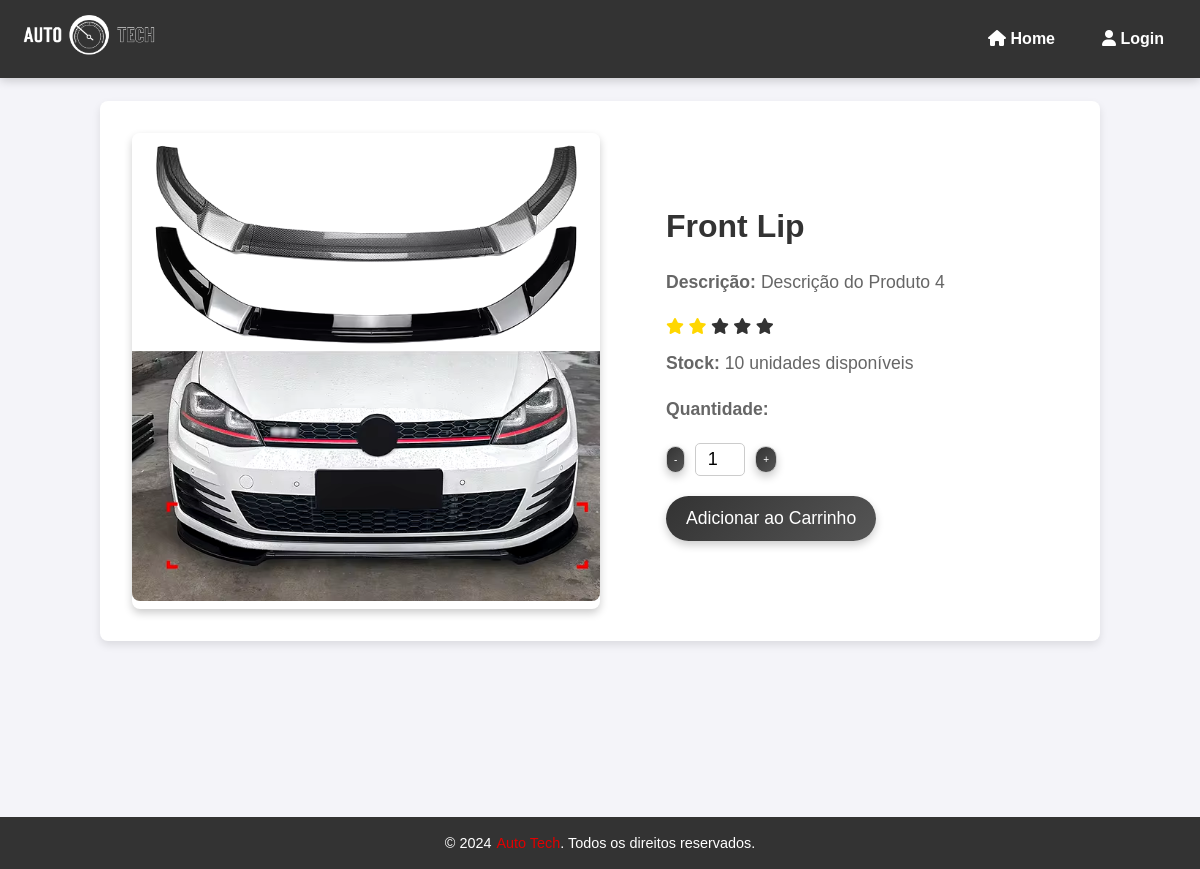
Page /produtos/Front Lip on the committed database.
### main.py (models this page shows)
class Produto(db.Model):
    id = db.Column(db.Integer, primary_key=True)
    nome = db.Column(db.String(64), nullable=False)
    preco = db.Column(db.Float, nullable=False)
    descricao = db.Column(db.String(255))
    stock = db.Column(db.Integer, nullable=False)
    rating = db.Column(db.Integer, nullable=False)

### main.py (the view)
@app.route('/produtos/<string:nome>')
def produto(nome):
    produto_encontrado = Produto.query.filter_by(nome=nome).first()
    if not produto_encontrado:
        return render_template('404.html', name="Produto Não Encontrado"), 404
    return render_template('product-single.html', produto=produto_encontrado, name=nome)

### templates/product-single.html (shortened to what this page needs)
{% extends 'core/base.html' %}
{% block main %}
<main>
    <section class="product-detail">
        <div class="product-image">
            <img src="{{ url_for('static', filename='images/' + produto.nome + '.png') }}" alt="{{ produto.nome }}" class="animated fadeInUp">
        </div>
        <div class="details">
            <h2 class="product-name animated fadeInUp">{{ produto.nome }}</h2>
            <p><strong>Descrição:</strong> {{ produto.descricao }}</p>
            <div class="rating">
                {% for i in range(1, 6) %}
                    <span class="fa fa-star {% if produto['rating'] >= i %}checked{% endif %}"></span>
                {% endfor %}
            </div>
            <p><strong>Stock:</strong> {{ produto.stock }} unidades disponíveis</p>
            <p><strong>Quantidade:</strong></p>
            <div class="quantity-selector">
                <button class="decrease">-</button>
                <input type="number" value="1" min="1" max="{{ produto.stock }}" id="quantity" class="quantity-input">
                <button class="increase">+</button>
            </div>
            <button class="add-to-cart animated fadeInUp">Adicionar ao Carrinho</button>
        </div>
    </section>
</main>
{% endblock %}

### static/css/style.css (style rules this page uses)
* { margin: 0; padding: 0; box-sizing: border-box; }
.checked { color: orange; }
button { background: linear-gradient(135deg, #333, #555); color: #fff; padding: 12px 20px; border: none; border-radius: 25px; cursor: pointer; font-size: 1em; transition: background-color 0.3s ease, transform 0.3s ease, box-shadow 0.3s ease; box-shadow: 0 4px 8px rgba(0, 0, 0, 0.2); }
.animated { animation-duration: 1s; animation-timing-function: ease-out; }
.fadeInUp { animation-name: fadeInUp; }
.product-detail { display: flex; justify-content: flex-start !important; align-items: flex-start; padding: 2em; background-color: #fff; border-radius: 8px; box-shadow: 0 4px 8px rgba(0, 0, 0, 0.1); margin: 2em auto; max-width: 1000px !important; width: 100% !important; position: flex; overflow: hidden; }
.product-image { width: 50%; margin-right: 50px; height: auto; border-radius: 8px; box-shadow: 0 4px 8px rgba(0, 0, 0, 0.2); object-fit: cover; }
.details { padding: 1em; max-width: 500px; text-align: left; z-index: 1; }
.product-name { font-size: 2.5em; margin-bottom: 10px; color: #333; }
.rating { margin: 10px 0; }
.checked { color: #FFD700; }
.add-to-cart { background-color: #28a745; color: white; padding: 12px 25px; border: none; border-radius: 5px; font-size: 18px; cursor: pointer; margin-top: 20px; transition: background-color 0.3s; }
.quantity-selector { display: flex; align-items: center; margin-top: 20px; }
.quantity-selector button { font-size: 10px; background-color: #f1f1f1; border: 1px solid #ccc; padding: 7px; cursor: pointer; }
.quantity-selector input { width: 50px; text-align: center; font-size: 18px; margin: 0 10px; padding: 5px; border: 1px solid #ccc; border-radius: 5px; }
.product-detail { display: flex; justify-content: center; align-items: center; padding: 2em; background-color: #fff; border-radius: 8px; box-shadow: 0 4px 8px rgba(0, 0, 0, 0.1); margin: 2em auto; max-width: 800px; }
.product-image img { max-width: 100%; border-radius: 8px; }
.details { padding: 1em; max-width: 400px; text-align: left; }
.details h2 { font-size: 2em; color: #333; margin-bottom: 0.5em; }
.details p { font-size: 1.1em; color: #666; margin-bottom: 1em; }
.add-to-cart { background: linear-gradient(135deg, #333, #555); color: #fff; padding: 12px 20px; border: none; border-radius: 25px; cursor: pointer; font-size: 1.1em; transition: background-color 0.3s ease, transform 0.3s ease, box-shadow 0.3s ease; }
main { flex: 1; }

### rows in the picture
Produto: nome (picture), nome "Front Lip", descricao "Descrição do Produto 4", rating 2 (drawn), stock "10"
